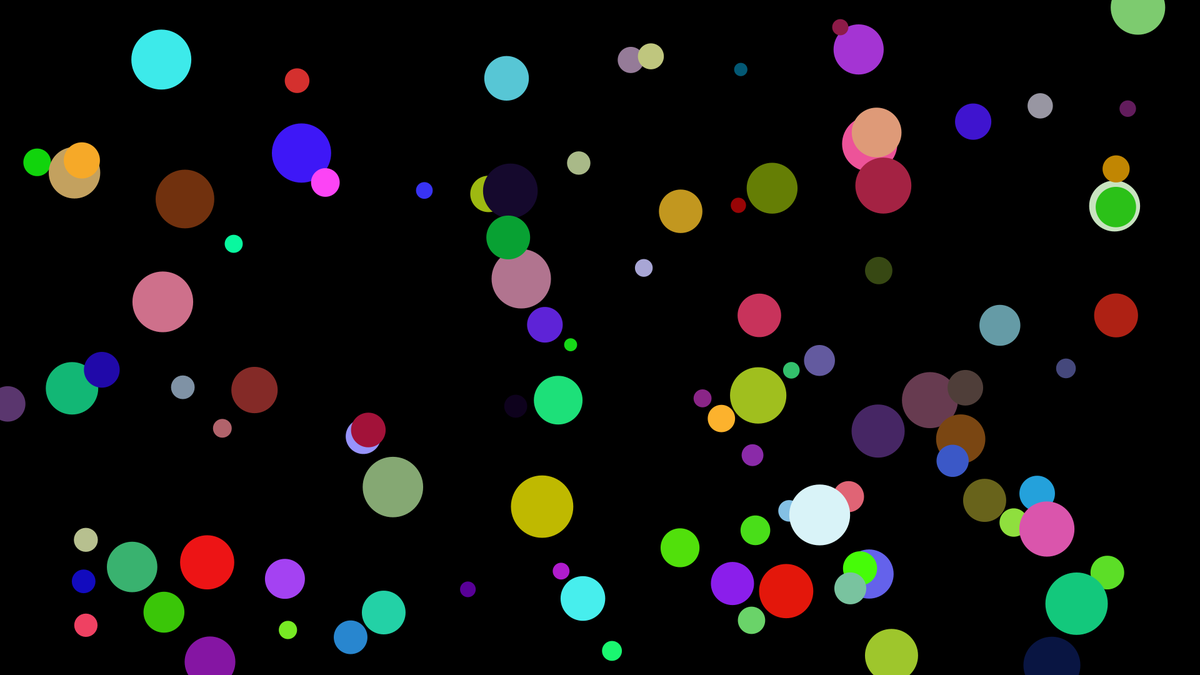
Frame 1 (no input)
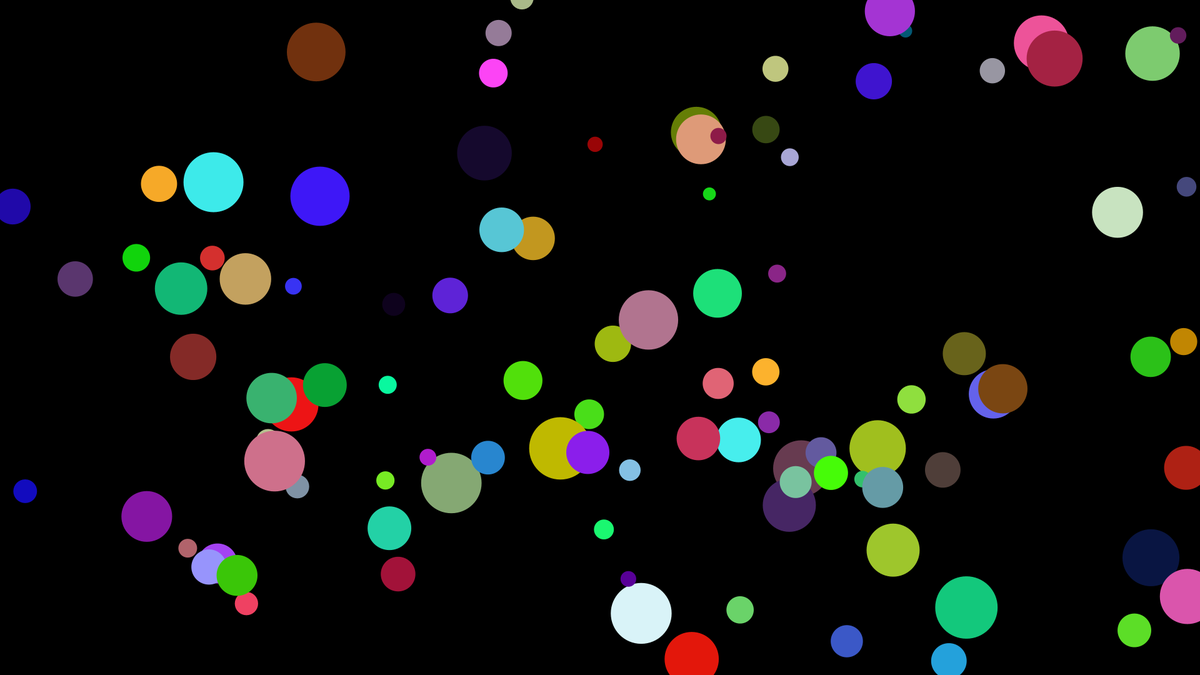
Frame 60 (the mouse pressed at the canvas centre just before this capture)
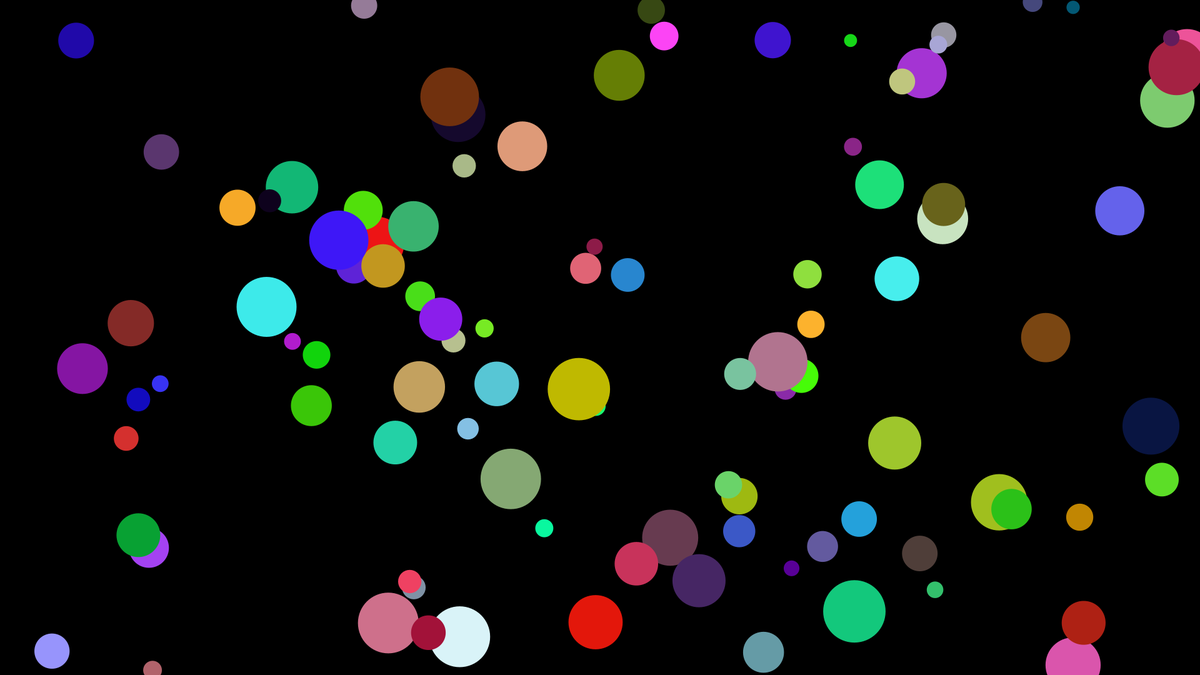
Frame 120 (the mouse held since frame 60 and released just before this capture)

The Processing sketch that drew these frames (run headless with seeded random() and noise(); from frame 60 on, the mouse is pressed at the canvas centre):

// Processing sketch: OOP_01_BouncingBallClass
// ── OOP_01_BouncingBallClass.pde
/*
OOP_01_BouncingBallClass.pde
Author: Alexandros Lotsos
Summary: A revisit of the classic bouncing ball sketch that implements a Ball class.
*/

//define an array that can fit 100 Ball Objects
Ball[] balls = new Ball[100];

void setup(){
  size(1920, 1080);
  background(0);
  
  //populate the array with new ball objects that have a random
  for(int i = 0; i < 100; i++){
    //instantiate a new Ball object with the new keyword, just like we did with arrays
    //let's use the deluxe constructor that lets us have control over everything
    color c = color(random(255), random(255), random(255));
    Ball b = new Ball(random(width), random(height), random(-5, 5), random(-5,5), random(20, 100), c);
    
    //place the new ball into the array
    balls[i] = b;
  }
}

void draw(){
  background(0);
  
  //Every frame, loop through the ball array and tell each ball to display itself, move itself, and check its collision
  for(int i = 0; i < 100; i++){
    balls[i].display();
    balls[i].move();
    balls[i].checkCollision();
  }
}

// ── Ball.pde
/*
Ball.pde
Author: Alexandros Lotsos
Summary: A barebones definition of our ball class. Any Ball objects instantiated with this class definition will have as fields:
  (1) A position x, y
  (2) A velocity x, y
  (3) A radius r
  (4) A color c
  
 Any Ball object instantiated with this class will also have as methods:
  (1) A move() function to move around the canvas with velocity x, y
  (2) A display() function to draw itself on the canvas as an ellipse at position x,y , with radius r and with a fill of c
  (3) A checkCollision() function so that it can check whether it has collided with a boundary and reverse the appropriate speed value.
*/

//define a class with the class keyword
class Ball{
  /*Fields (data of the object) below.*/
  //They're actually just variables that each object is aware of
  public float posX, posY = 0; //position default 0, 0
  public float velX, velY = 4; //velocity default 4, 4
  public float radius = 100; //radius default 100
  
  public color fillColor = color(random(255), random(255), random(255)); //random default color
  
  /*Constructors (a recipe to instantiate a Ball object) below*/
  
  /*Notice how a constructor is basically just a function that:*
  *  (1) Doesn't have a return type                            *
  *  (2) Shares the same name as the class                     *
  * There can be multiple constructors for a single class      */
  
  //blank constructor will create an object with the default values
  public Ball(){
    
  }
  
  //A constructor can receive parameters that will let users of this class specify other values than the default ones for the fields
  //here's one that lets users define a Ball at any position x,y
  public Ball(float x, float y){
    posX = x;
    posY = y;
  }
  
  //And here's one that lets users fully customize each ball
  public Ball(float x, float y, float vx, float vy, float radius, color fillColor){
    //set position and velocity
    posX = x;
    posY = y;
    velX = vx;
    velY = vy;
    
    //set radius and color. Notice how radius and fillColor share names between parameters and fields
    //you can use this. to alleviate this confusion
    this.radius = radius;
    this.fillColor = fillColor;
  }
  
  /*Methods (functions that dictate the behavior of the object) below*/
  
  //How the ball is displayed
  public void display(){
    noStroke();
    fill(fillColor);
    ellipse(posX, posY, radius, radius);
    
  }
  
  //How the ball moves
  public void move(){
    posX += velX;
    posY += velY;
  }
  
  //How the ball reacts to collision
  public void checkCollision(){
    if(posX > width || posX < 0){
      velX *= -1;
    }
    if(posY > height || posY < 0){
      velY *= -1;
    }
  }
  
  
}
